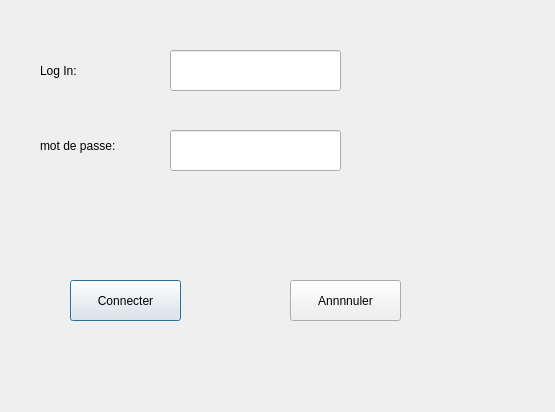
<?xml version="1.0" encoding="UTF-8"?>
<ui version="4.0">
 <class>DialogLog</class>
 <widget class="QDialog" name="DialogLog">
  <property name="geometry">
   <rect>
    <x>0</x>
    <y>0</y>
    <width>555</width>
    <height>412</height>
   </rect>
  </property>
  <property name="windowTitle">
   <string>tp2-LogIn</string>
  </property>
  <widget class="QLabel" name="usernameLabel">
   <property name="geometry">
    <rect>
     <x>40</x>
     <y>50</y>
     <width>91</width>
     <height>41</height>
    </rect>
   </property>
   <property name="text">
    <string>Log In:</string>
   </property>
  </widget>
  <widget class="QLabel" name="passwordLabel">
   <property name="geometry">
    <rect>
     <x>40</x>
     <y>120</y>
     <width>111</width>
     <height>51</height>
    </rect>
   </property>
   <property name="text">
    <string>mot de passe:</string>
   </property>
  </widget>
  <widget class="QLineEdit" name="usernameEdit">
   <property name="geometry">
    <rect>
     <x>170</x>
     <y>50</y>
     <width>171</width>
     <height>41</height>
    </rect>
   </property>
   <property name="text">
    <string/>
   </property>
  </widget>
  <widget class="QLineEdit" name="passwordEdit">
   <property name="geometry">
    <rect>
     <x>170</x>
     <y>130</y>
     <width>171</width>
     <height>41</height>
    </rect>
   </property>
   <property name="contextMenuPolicy">
    <enum>Qt::DefaultContextMenu</enum>
   </property>
   <property name="echoMode">
    <enum>QLineEdit::Password</enum>
   </property>
  </widget>
  <widget class="QPushButton" name="connecterButton">
   <property name="geometry">
    <rect>
     <x>70</x>
     <y>280</y>
     <width>111</width>
     <height>41</height>
    </rect>
   </property>
   <property name="text">
    <string>Connecter</string>
   </property>
  </widget>
  <widget class="QPushButton" name="annulerButton">
   <property name="geometry">
    <rect>
     <x>290</x>
     <y>280</y>
     <width>111</width>
     <height>41</height>
    </rect>
   </property>
   <property name="text">
    <string>Annnnuler</string>
   </property>
  </widget>
 </widget>
 <resources/>
 <connections>
  <connection>
   <sender>annulerButton</sender>
   <signal>clicked()</signal>
   <receiver>DialogLog</receiver>
   <slot>close()</slot>
   <hints>
    <hint type="sourcelabel">
     <x>345</x>
     <y>300</y>
    </hint>
    <hint type="destinationlabel">
     <x>277</x>
     <y>205</y>
    </hint>
   </hints>
  </connection>
 </connections>
</ui>
